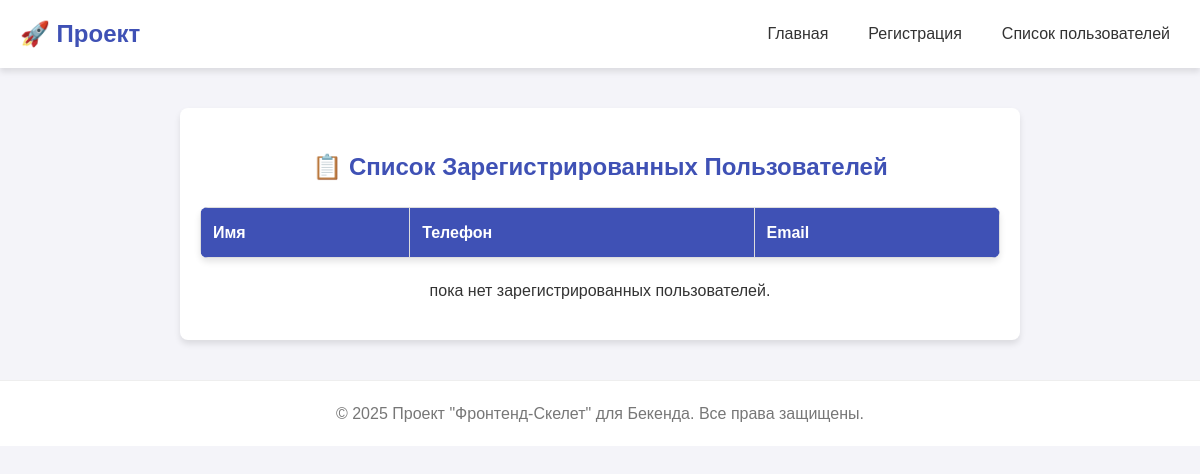
Before: /users/ with the older database file.
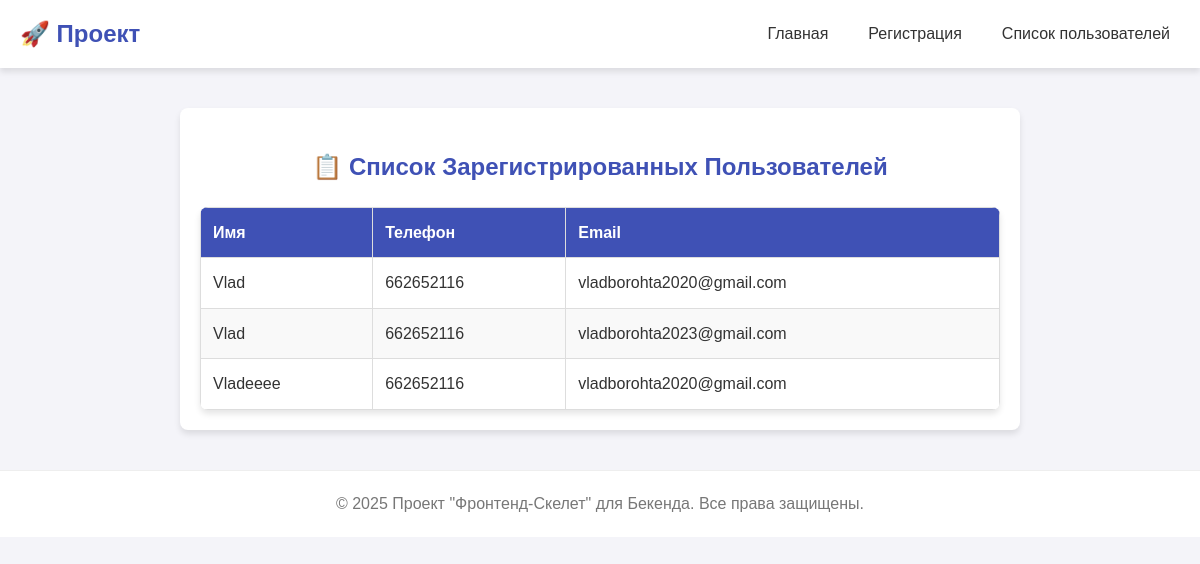
After: the same page with the newer database file.
### Home1/models.py (models this page shows)
class UserProfile(models.Model): # Лучше назвать модель в соответствии с её целью
    name = models.CharField(max_length=100) # Вместо text
    phone = models.IntegerField() # Вместо number
    email = models.EmailField()

### Home1/views.py (the view)
# urls.py: path("users/", views.users, name="users"),
def users(request):
    all_users = UserProfile.objects.all()
    contex = {
        'users': all_users
    }
    return render(request, template_name="users.html", context=contex)

### templates/users.html
{% extends "base.html" %}
{% block content %}
    <main class="container">
        <h2>📋 Список Зарегистрированных Пользователей</h2>
        <table class="user-table">
            <thead>
                <tr>
                    <th>Имя</th>
                    <th>Телефон</th>
                    <th>Email</th>
                </tr>
            </thead>
            <tbody>
                {% for user in users %}
                <tr>
                    <td>{{ user.name }}</td>
                    <td>{{ user.phone }}</td>
                    <td>{{ user.email }}</td>
                </tr>
                {% endfor %}
            </tbody>
        </table>
        {% if not users %}
            <p style="text-align: center; margin-top: 20px;">пока нет зарегистрированных пользователей.</p>
        {% endif %}
    </main>
    <footer>
        &copy; 2025 Проект "Фронтенд-Скелет" для Бекенда. Все права защищены.
    </footer>
{% endblock %}

### templates/base.html (shortened to what this page needs)
{% load static %}
<!DOCTYPE html>
<html lang="en">
<head>
    <link rel="stylesheet" href="{% static 'css/style.css' %}">
</head>
<body>
    <header>
        <nav>
            <div class="logo">🚀 Проект</div>
            <ul>
                <li><a href="{% url 'index' %}">Главная</a></li>
                <li><a href="{% url 'register' %}">Регистрация</a></li>
                <li><a href="{% url 'users' %}">Список пользователей</a></li>
            </ul>
        </nav>
    </header>
    {% block content %}
    {% endblock %}
</body>
</html>

### static/css/style.css (style rules this page uses)
:root { --primary-color: #3f51b5; --accent-color: #00bcd4; --text-color: #333; --background-color: #f4f4f9; --light-bg-color: #fff; --shadow-light: 0 4px 6px rgba(0, 0, 0, 0.1); --shadow-hover: 0 6px 10px rgba(0, 0, 0, 0.15); --border-radius: 8px; }
body { font-family: 'Arial', sans-serif; margin: 0; padding: 0; background-color: var(--background-color); color: var(--text-color); line-height: 1.6; }
a { color: var(--primary-color); text-decoration: none; }
header { background-color: var(--light-bg-color); box-shadow: var(--shadow-light); padding: 15px 0; }
nav { max-width: 1200px; margin: 0 auto; display: flex; justify-content: space-between; align-items: center; padding: 0 20px; }
.logo { font-size: 1.5em; font-weight: bold; color: var(--primary-color); }
nav ul { list-style: none; padding: 0; margin: 0; display: flex; }
nav ul li { margin-left: 20px; }
nav ul li a { color: var(--text-color); font-weight: 500; padding: 5px 10px; border-radius: var(--border-radius); transition: background-color 0.3s; }
.container { max-width: 800px; margin: 40px auto; padding: 20px; background-color: var(--light-bg-color); border-radius: var(--border-radius); box-shadow: var(--shadow-light); }
h1, h2 { color: var(--primary-color); text-align: center; margin-bottom: 20px; }
.user-table { width: 100%; border-collapse: collapse; margin-top: 20px; box-shadow: var(--shadow-light); border-radius: var(--border-radius); overflow: hidden; }
.user-table th, .user-table td { border: 1px solid #ddd; padding: 12px; text-align: left; }
.user-table th { background-color: var(--primary-color); color: white; font-weight: bold; }
.user-table tr:nth-child(even) { background-color: #f9f9f9; }
footer { text-align: center; padding: 20px; margin-top: 40px; background-color: var(--light-bg-color); color: #777; border-top: 1px solid #eee; }

Changed rows visible on the page:
added UserProfile: name "Vlad", phone "662652116", email "vladborohta2020@gmail.com"
added UserProfile: name "Vlad", phone "662652116", email "vladborohta2023@gmail.com"
added UserProfile: name "Vladееее", phone "662652116", email "vladborohta2020@gmail.com"
Other visible differences:
text no longer shown: "пока нет зарегистрированных пользователей."
